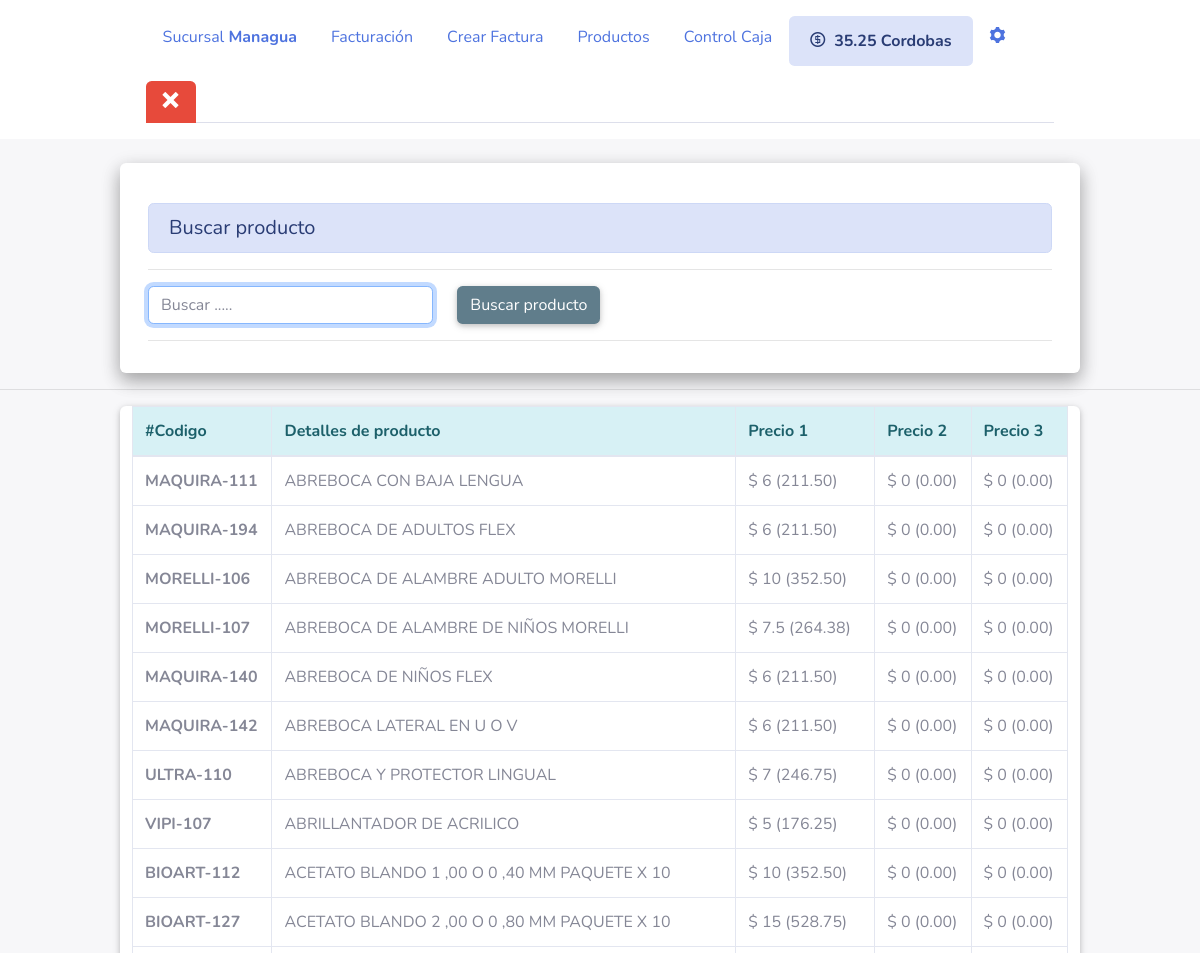
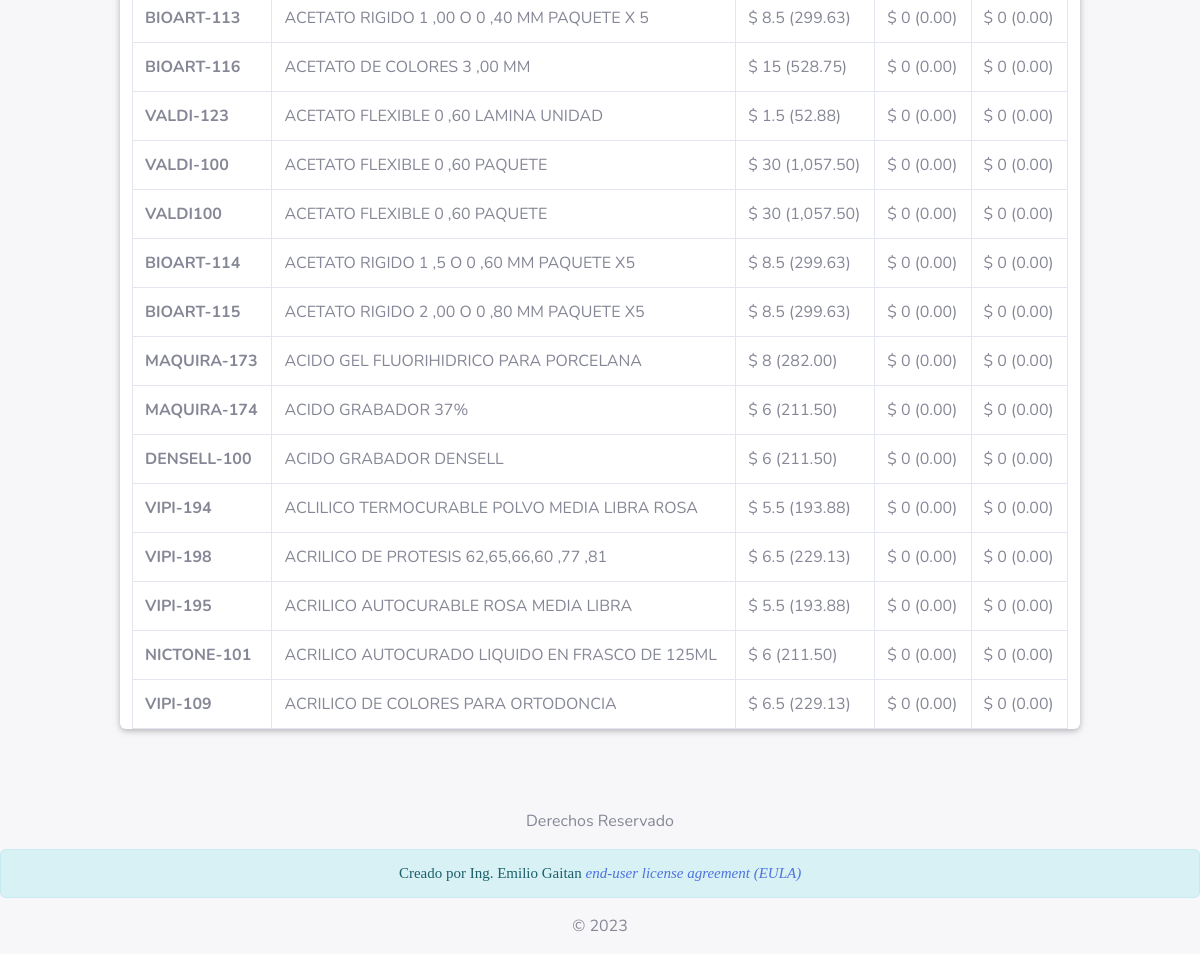
The page /productos.php (signed in) on the database as committed earlier (2 pictures, top to bottom).
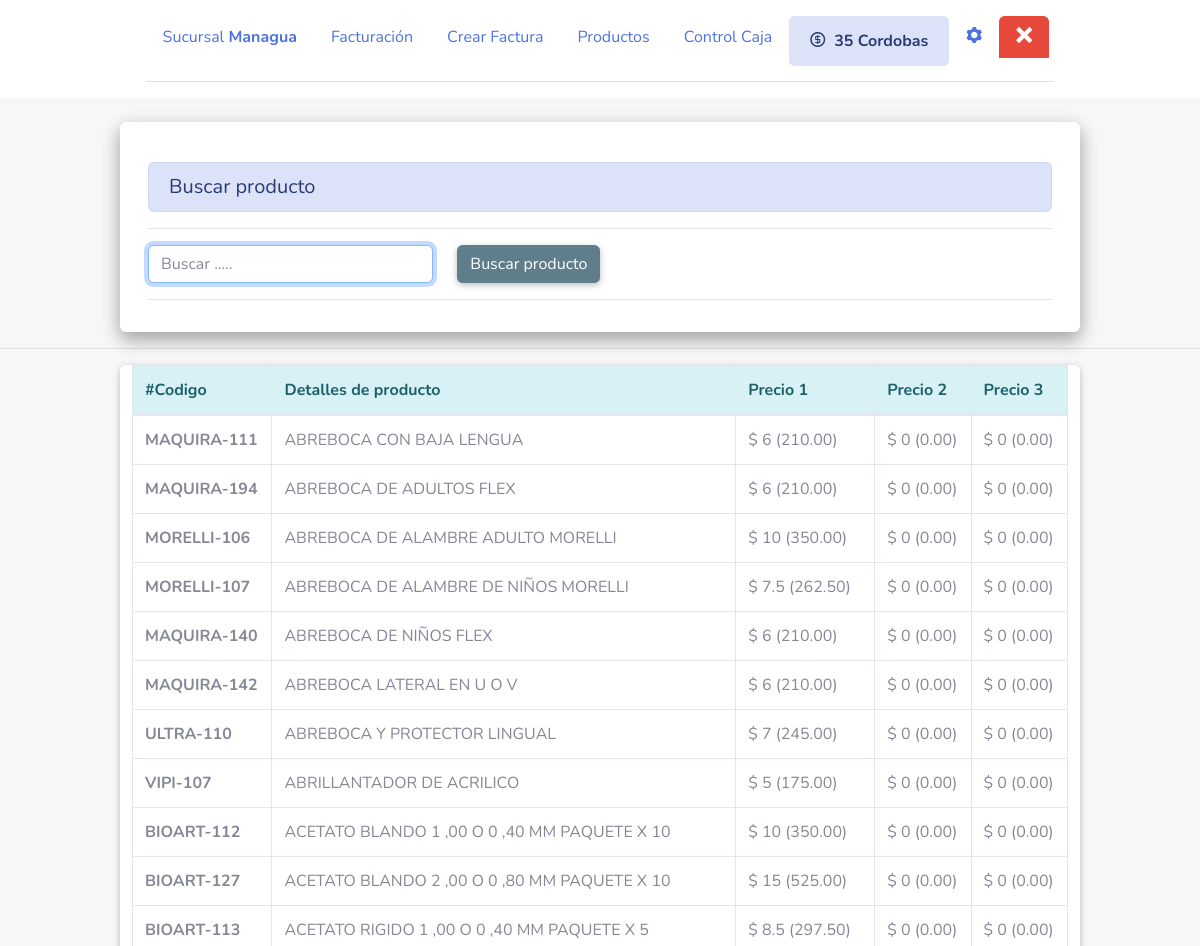
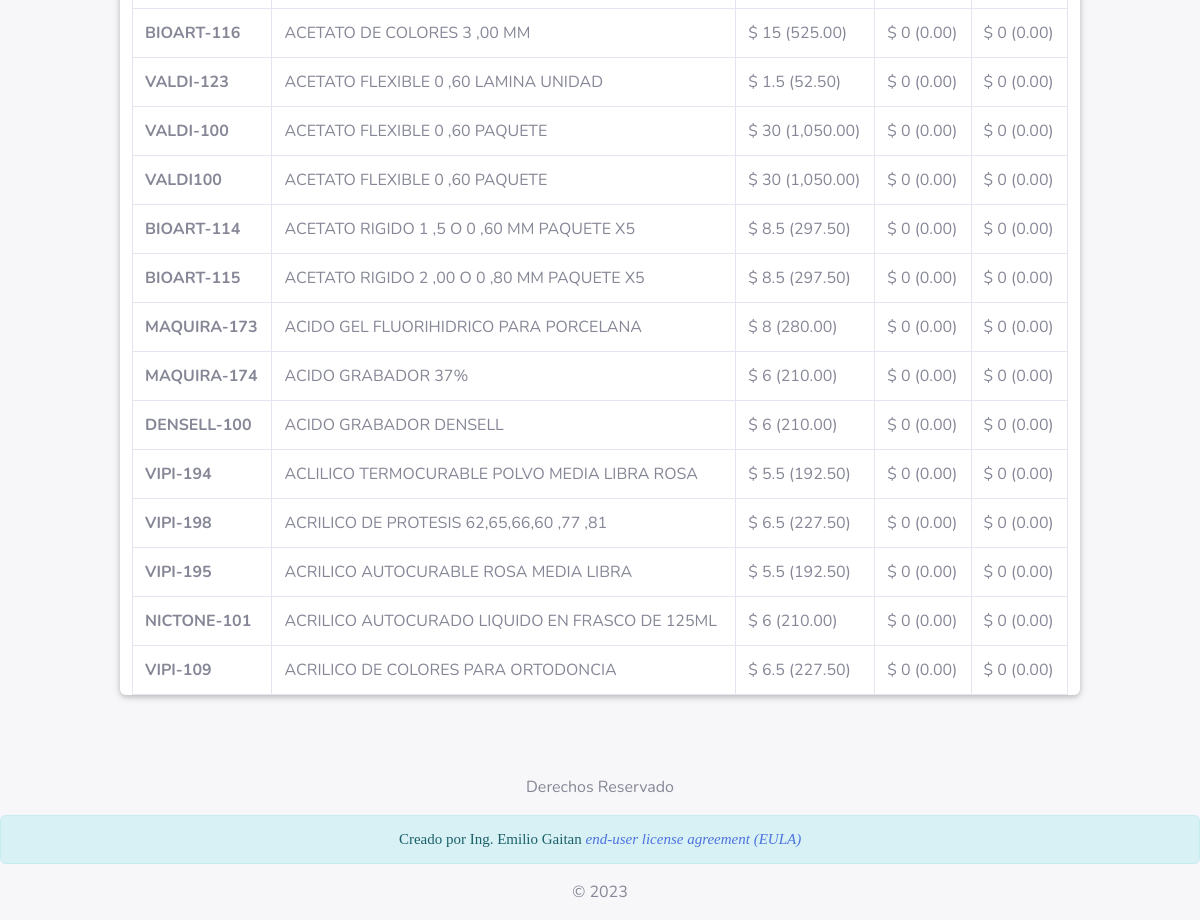
The same page on the database as committed later (2 pictures, top to bottom).
### tables this page shows
CREATE TABLE `tasa` (
  `indcambio` int(11) NOT NULL,
  `dolar` double DEFAULT NULL
);

CREATE TABLE `producto` (
  `indproducto` int(11) NOT NULL,
  `codigo_producto` varchar(50) NOT NULL,
  `nombre_producto` varchar(100) DEFAULT NULL,
  `precio1` double DEFAULT NULL,
  `precio2` double NOT NULL,
  `precio3` double NOT NULL,
  `fecha_vencimiento` date DEFAULT NULL,
  `bandera` int(11) DEFAULT NULL
);

### BD-Connection/datos_clientes.php (called while the page is built, shortened)
<?php
class datos_clientes
{
    public static function cambio_dolar($mysqli)
    {
        $result = $mysqli->query("SELECT * FROM `tasa`");
        $row = $result->fetch_array(MYSQLI_ASSOC);
        if (!empty($row)) {
            return $row["dolar"];
        } else {
            return "error";
        }
    }
}

### productos.php (the view, shortened to what the changed rows need)
<?php include "header/header.php";
?>
<div class="container z-depth-1 rounded white" style="border-radius: 6px">
    <table class="table table-responsive-sm table-bordered" style="padding: 1em;">
        <thead>
        <tr style="border-bottom: 1px solid black;" class="alert alert-info">
            <th scope="col">#Codigo</th>
            <th scope="col">Detalles de producto</th>
            <th scope="col">Precio 1</th>
            <th scope="col">Precio 2</th>
            <th scope="col">Precio 3</th>
        </tr>
        </thead>
        <tbody>
        <?php
        if (!empty($_POST["textproducto"])) {
            $result4 = $mysqli->query("SELECT * FROM `producto` WHERE `nombre_producto` LIKE '%$producto%' OR `codigo_producto` LIKE '%%$producto%%' ORDER by codigo_producto ASC");
        } else {
            $result4 = $mysqli->query("SELECT * FROM `producto` ORDER by nombre_producto ASC limit 25");
        }
        while ($resultado = $result4->fetch_assoc()) {
            ?>
            <tr>
                <th scope="row"><?php echo $resultado['codigo_producto']; ?></th>
                <td><?php echo $resultado['nombre_producto']; ?></td>
                <td>
                    $ <?php echo $resultado['precio1'] . ' (' . number_format((($dolar * $resultado['precio1'])), 2, '.', ','). ')'; ?>
                </td>
                <td>
                    $ <?php echo $resultado['precio2'] . ' (' . number_format((($dolar * $resultado['precio2'])), 2, '.', ','). ')'; ?>
                </td>
                <td>
                  $ <?php echo $resultado['precio3'] . ' (' . number_format((($dolar * $resultado['precio3'])), 2, '.', ','). ')'; ?>
                </td>
            </tr>
        <?php } ?>
        </tbody>
    </table>
</div>
<?php include "header/footer.php" ?>

### header/header.php (shortened to what the changed rows need)
<!DOCTYPE html>
<html lang="es">
<head>
    <link rel="stylesheet" href="assets/bootstrap/css/bootstrap.min.css">
    <link rel="stylesheet" href="assets/fonts/fontawesome-all.min.css">
    <link rel="stylesheet" href="assets/bootstrap/css/cssindex.css">
    <link rel="stylesheet" href="assets/icomoon/style.css">
    <link rel="stylesheet" href="assets/bootstrap/jquery-ui.css">
    <link rel="stylesheet" href="/resources/demos/style.css">
    <link rel="stylesheet" href="assets/animate/css/libs/animate.css">
</head>
<body style="background-color: rgb(247,247,249)" id="page-top">
<?php
include_once 'BD-Connection/conection.php';
include_once 'BD-Connection/datos_clientes.php';
if (!empty($_SESSION)) {
    $dolar = datos_clientes::cambio_dolar($mysqli);
}
?>
<div class="white rounded container-fluid center-block center" id="esconder_menu">
    <div style="padding: 1em;border-color: #2a96a5!important;" class="container">
        <ul class="nav nav-tabs" >
            <li class="nav-item">
                <a class="nav-link alert alert-primary" href="#"><b> <i
                                class="icon-coin-dollar "> </i> <?php try { echo $dolar; } catch (Exception $e) {
                        }?> Cordobas</b></a>
            </li>
        </ul>
    </div>
</div>
<br>

Rows that differ between the two databases and show on the page:
changed tasa: dolar "35.25" → "35"; $dolar*$resultado['precio1'] "211.50" → "210.00"; $dolar*$resultado['precio1'] "352.50" → "350.00"; $dolar*$resultado['precio1'] "264.38" → "262.50"; $dolar*$resultado['precio1'] "246.75" → "245.00"; $dolar*$resultado['precio1'] "176.25" → "175.00"; $dolar*$resultado['precio1'] "528.75" → "525.00"; $dolar*$resultado['precio1'] "299.63" → "297.50"; $dolar*$resultado['precio1'] "52.88" → "52.50"; $dolar*$resultado['precio1'] "1,057.50" → "1,050.00"; $dolar*$resultado['precio1'] "282.00" → "280.00"; $dolar*$resultado['precio1'] "193.88" → "192.50"; $dolar*$resultado['precio1'] "229.13" → "227.50"
